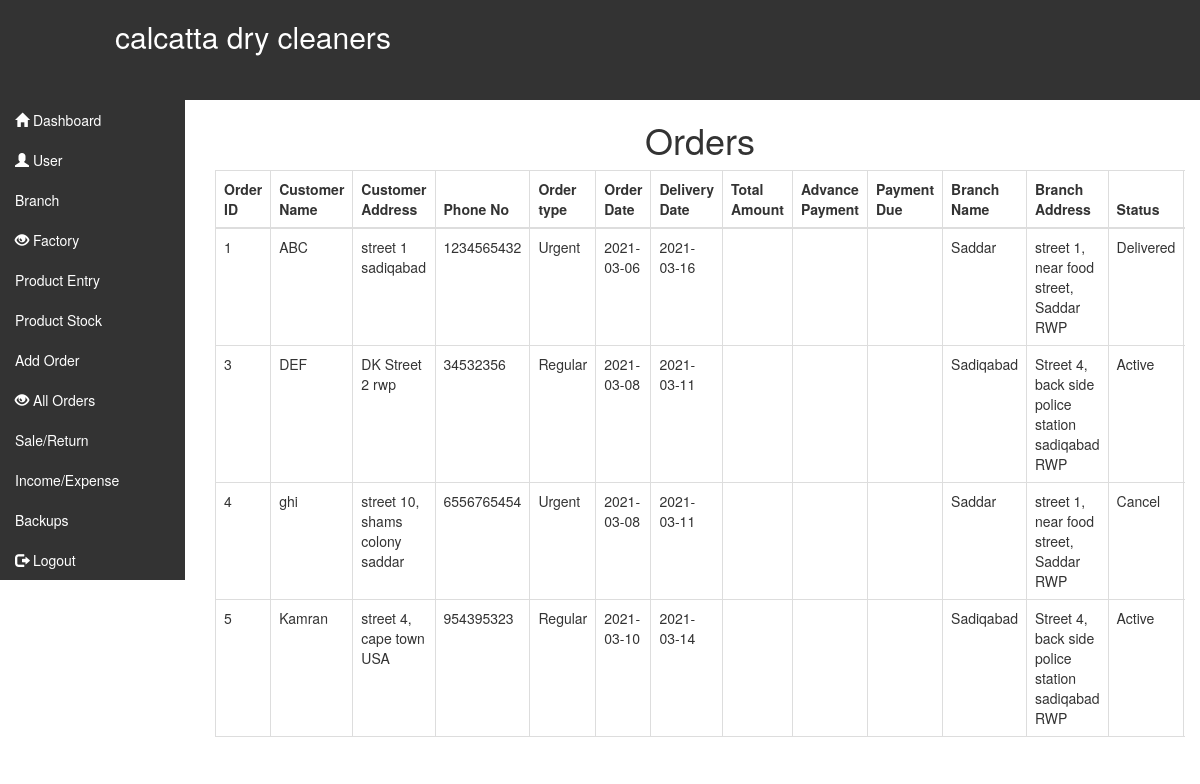
The app's page /all_orders.php (signed in) with its own data.
### tables this page shows
CREATE TABLE `orders` (
  `order_id` int(10) NOT NULL,
  `customer_name` varchar(100) NOT NULL,
  `customer_address` varchar(100) NOT NULL,
  `phone_no` varchar(20) NOT NULL,
  `order_type` varchar(100) NOT NULL,
  `order_date` date NOT NULL,
  `delivery_date` date NOT NULL,
  `branch` varchar(100) NOT NULL,
  `branch_address` varchar(100) NOT NULL,
  `status` varchar(100) NOT NULL,
  `amount` int(100) NOT NULL
);

### all_orders.php (the view, shortened to what this page needs)
<!DOCTYPE html>
<html>
<head>
	<?php
include 'inc/header.php';
?>
</head>
<body>
<div class="container-fluid">
	<div class="row">
		<div class="col-lg-2">
			<?php include 'sidenav.php'; ?>
		</div>
		<div class="col-lg-10">
			<h1 style="text-align: center;">Orders</h1>
			<div class="table-responsive">
			<table class="table table-bordered">
							    <thead>
							      <tr>
							      	<th>Order ID</th>
							        <th>Customer Name</th>
							        <th>Customer Address</th>
							        <th>Phone No</th>
							        <th>Order type</th>
							        <th>Order Date</th>
							        <th>Delivery Date</th>
							        <th>Total Amount</th>
							        <th>Advance Payment</th>
							        <th>Payment Due</th>
							        <th>Branch Name</th>
							        <th>Branch Address</th>
							        <th>Status</th>
							      </tr>
							    </thead>
							    <tbody>
							    <?php
									$q = "SELECT * FROM `orders`";
									$qu = mysqli_query($con,$q);
									while($rows = mysqli_fetch_array($qu)){
									?>
							      <tr>
							        <td><?php echo $rows['order_id']; ?></td>
							        <td><?php echo $rows['customer_name']; ?></td>
							        <td><?php echo $rows['customer_address']; ?></td>
							        <td><?php echo $rows['phone_no']; ?></td>
							        <td><?php echo $rows['order_type']; ?></td>
							        <td><?php echo $rows['order_date']; ?></td>
							        <td><?php echo $rows['delivery_date']; ?></td>
							        <td><?php echo $rows['total']; ?></td>
							        <td><?php echo $rows['advance_payment']; ?></td>
							        <td><?php echo $rows['amount_due']; ?></td>
							        <td><?php echo $rows['branch']; ?></td>
							        <td><?php echo $rows['branch_address']; ?></td>
							        <td><?php echo $rows['status']; ?></td>
							      </tr>
							      <?php } ?>
							    </tbody>
							  </table>
							  </div>
		</div>
	</div>
</div>
</body>
</html>

### inc/header.php (shortened to what this page needs)
<link rel="stylesheet" href="https://maxcdn.bootstrapcdn.com/bootstrap/3.3.7/css/bootstrap.min.css">
	<link rel="stylesheet" href="inc/custom.css">
			<div class="container-fluid" style="background-color: currentcolor; padding-bottom: 3%;">
			<div class="row">
			<div class="col-sm-8">
				<h2 style="color: white;">calcatta dry cleaners</h2>
								</div>
				<div class="col-sm-4">
				</div>
			</div>
		</div>

### sidenav.php
<div class="sidebar content-box" style="display: block;">
                <ul class="nav">
                    <li class="current"><a href="dashboard.php"><i class="glyphicon glyphicon-home"></i> Dashboard</a></li>
                    <li><a href="add_user.php"><i class="glyphicon glyphicon-user"></i> User</a></li>
                    <li><a href="add_branch.php"> Branch</a></li>
                    <li><a href="add_factory.php"><i class="glyphicon glyphicon-eye-open"></i> Factory</a></li>
                    <li><a href="products.php">Product Entry</a></li>
                    <li><a href="product_stock.php">Product Stock</a></li>
                    <li><a href="add_order.php">Add Order</a></li>
                    <li><a href="all_orders.php"><i class="glyphicon glyphicon-eye-open"></i> All Orders</a></li>
                    <li><a href="sale.php">Sale/Return</a></li>
                    <li><a href="expense.php">Income/Expense</a></li>
                    <li><a href="#">Backups</a></li>
                    <li><a href="login/logout.php"><i class="glyphicon glyphicon-log-out"></i> Logout</a></li>
                </ul>
             </div>

### inc/custom.css (style rules this page uses)
.sidebar.content-box { background-color: currentcolor; }
.sidebar ul li a { color: white; }
.col-lg-2 { padding-left: unset; }

### records on screen
orders: order_id "1", customer_name "ABC", customer_address "street 1 sadiqabad", phone_no "1234565432", order_type "Urgent", order_date "2021-03-06", delivery_date "2021-03-16", branch "Saddar", branch_address "street 1, near food street, Saddar RWP", status "Delivered"
orders: order_id "3", customer_name "DEF", customer_address "DK Street 2 rwp", phone_no "34532356", order_type "Regular", order_date "2021-03-08", delivery_date "2021-03-11", branch "Sadiqabad", branch_address "Street 4, back side police station sadiqabad RWP", status "Active"
orders: order_id "4", customer_name "ghi", customer_address "street 10, shams colony saddar", phone_no "6556765454", order_type "Urgent", order_date "2021-03-08", delivery_date "2021-03-11", branch "Saddar", branch_address "street 1, near food street, Saddar RWP", status "Cancel"
orders: order_id "5", customer_name "Kamran", customer_address "street 4, cape town USA", phone_no "954395323", order_type "Regular", order_date "2021-03-10", delivery_date "2021-03-14", branch "Sadiqabad", branch_address "Street 4, back side police station sadiqabad RWP", status "Active"
